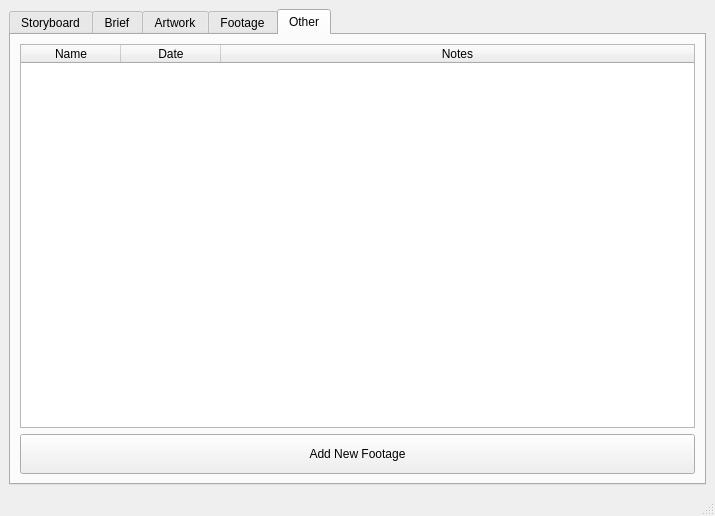
<?xml version="1.0" encoding="UTF-8"?>
<ui version="4.0">
 <class>MainWindow</class>
 <widget class="QMainWindow" name="MainWindow">
  <property name="geometry">
   <rect>
    <x>0</x>
    <y>0</y>
    <width>715</width>
    <height>516</height>
   </rect>
  </property>
  <property name="windowTitle">
   <string notr="true">Project Materials</string>
  </property>
  <property name="toolTip">
   <string notr="true"/>
  </property>
  <property name="statusTip">
   <string notr="true"/>
  </property>
  <property name="whatsThis">
   <string notr="true"/>
  </property>
  <property name="accessibleName">
   <string notr="true"/>
  </property>
  <property name="accessibleDescription">
   <string notr="true"/>
  </property>
  <property name="windowFilePath">
   <string notr="true"/>
  </property>
  <widget class="QWidget" name="centralwidget">
   <property name="toolTip">
    <string notr="true"/>
   </property>
   <property name="statusTip">
    <string notr="true"/>
   </property>
   <property name="whatsThis">
    <string notr="true"/>
   </property>
   <property name="accessibleName">
    <string notr="true"/>
   </property>
   <property name="accessibleDescription">
    <string notr="true"/>
   </property>
   <layout class="QVBoxLayout" name="verticalLayout_6">
    <item>
     <widget class="QTabWidget" name="tabWidget">
      <property name="toolTip">
       <string notr="true"/>
      </property>
      <property name="statusTip">
       <string notr="true"/>
      </property>
      <property name="whatsThis">
       <string notr="true"/>
      </property>
      <property name="accessibleName">
       <string notr="true"/>
      </property>
      <property name="accessibleDescription">
       <string notr="true"/>
      </property>
      <property name="currentIndex">
       <number>4</number>
      </property>
      <widget class="QWidget" name="stb_tab">
       <property name="toolTip">
        <string notr="true"/>
       </property>
       <property name="statusTip">
        <string notr="true"/>
       </property>
       <property name="whatsThis">
        <string notr="true"/>
       </property>
       <property name="accessibleName">
        <string notr="true"/>
       </property>
       <property name="accessibleDescription">
        <string notr="true"/>
       </property>
       <attribute name="title">
        <string notr="true">Storyboard</string>
       </attribute>
       <layout class="QVBoxLayout" name="verticalLayout_5">
        <item>
         <layout class="QHBoxLayout" name="horizontalLayout">
          <item>
           <widget class="QLabel" name="stb_label">
            <property name="sizePolicy">
             <sizepolicy hsizetype="Preferred" vsizetype="Preferred">
              <horstretch>0</horstretch>
              <verstretch>0</verstretch>
             </sizepolicy>
            </property>
            <property name="minimumSize">
             <size>
              <width>221</width>
              <height>124</height>
             </size>
            </property>
            <property name="maximumSize">
             <size>
              <width>9999</width>
              <height>9999</height>
             </size>
            </property>
            <property name="sizeIncrement">
             <size>
              <width>1</width>
              <height>1</height>
             </size>
            </property>
            <property name="baseSize">
             <size>
              <width>0</width>
              <height>0</height>
             </size>
            </property>
            <property name="toolTip">
             <string notr="true"/>
            </property>
            <property name="statusTip">
             <string notr="true"/>
            </property>
            <property name="whatsThis">
             <string notr="true"/>
            </property>
            <property name="accessibleName">
             <string notr="true"/>
            </property>
            <property name="accessibleDescription">
             <string notr="true"/>
            </property>
            <property name="frameShape">
             <enum>QFrame::Box</enum>
            </property>
            <property name="text">
             <string notr="true">Storyboard</string>
            </property>
            <property name="scaledContents">
             <bool>false</bool>
            </property>
            <property name="alignment">
             <set>Qt::AlignCenter</set>
            </property>
            <property name="margin">
             <number>0</number>
            </property>
           </widget>
          </item>
          <item>
           <widget class="QTableWidget" name="stb_tableWidget">
            <property name="sizePolicy">
             <sizepolicy hsizetype="Preferred" vsizetype="Preferred">
              <horstretch>0</horstretch>
              <verstretch>0</verstretch>
             </sizepolicy>
            </property>
            <property name="toolTip">
             <string notr="true"/>
            </property>
            <property name="statusTip">
             <string notr="true"/>
            </property>
            <property name="whatsThis">
             <string notr="true"/>
            </property>
            <property name="accessibleName">
             <string notr="true"/>
            </property>
            <property name="accessibleDescription">
             <string notr="true"/>
            </property>
            <attribute name="horizontalHeaderStretchLastSection">
             <bool>true</bool>
            </attribute>
            <column>
             <property name="text">
              <string notr="true">Name</string>
             </property>
            </column>
            <column>
             <property name="text">
              <string notr="true">Date</string>
             </property>
            </column>
           </widget>
          </item>
         </layout>
        </item>
        <item>
         <widget class="QPushButton" name="addStb_pushButton">
          <property name="minimumSize">
           <size>
            <width>0</width>
            <height>40</height>
           </size>
          </property>
          <property name="toolTip">
           <string notr="true"/>
          </property>
          <property name="statusTip">
           <string notr="true"/>
          </property>
          <property name="whatsThis">
           <string notr="true"/>
          </property>
          <property name="accessibleName">
           <string notr="true"/>
          </property>
          <property name="accessibleDescription">
           <string notr="true"/>
          </property>
          <property name="text">
           <string notr="true">Add New Storyboard</string>
          </property>
         </widget>
        </item>
       </layout>
      </widget>
      <widget class="QWidget" name="brief_tab">
       <property name="toolTip">
        <string notr="true"/>
       </property>
       <property name="statusTip">
        <string notr="true"/>
       </property>
       <property name="whatsThis">
        <string notr="true"/>
       </property>
       <property name="accessibleName">
        <string notr="true"/>
       </property>
       <property name="accessibleDescription">
        <string notr="true"/>
       </property>
       <attribute name="title">
        <string notr="true">Brief</string>
       </attribute>
       <layout class="QVBoxLayout" name="verticalLayout_4">
        <item>
         <layout class="QHBoxLayout" name="horizontalLayout_2">
          <item>
           <widget class="QTextEdit" name="brief_textEdit">
            <property name="toolTip">
             <string notr="true"/>
            </property>
            <property name="statusTip">
             <string notr="true"/>
            </property>
            <property name="whatsThis">
             <string notr="true"/>
            </property>
            <property name="accessibleName">
             <string notr="true"/>
            </property>
            <property name="accessibleDescription">
             <string notr="true"/>
            </property>
           </widget>
          </item>
          <item>
           <widget class="QTableWidget" name="brief_tableWidget">
            <property name="sizePolicy">
             <sizepolicy hsizetype="Preferred" vsizetype="Preferred">
              <horstretch>0</horstretch>
              <verstretch>0</verstretch>
             </sizepolicy>
            </property>
            <property name="toolTip">
             <string notr="true"/>
            </property>
            <property name="statusTip">
             <string notr="true"/>
            </property>
            <property name="whatsThis">
             <string notr="true"/>
            </property>
            <property name="accessibleName">
             <string notr="true"/>
            </property>
            <property name="accessibleDescription">
             <string notr="true"/>
            </property>
            <attribute name="horizontalHeaderStretchLastSection">
             <bool>true</bool>
            </attribute>
            <column>
             <property name="text">
              <string notr="true">Name</string>
             </property>
            </column>
            <column>
             <property name="text">
              <string notr="true">Date</string>
             </property>
            </column>
           </widget>
          </item>
         </layout>
        </item>
        <item>
         <widget class="QPushButton" name="addBrief_pushButton">
          <property name="minimumSize">
           <size>
            <width>0</width>
            <height>40</height>
           </size>
          </property>
          <property name="text">
           <string notr="true">Add New Document</string>
          </property>
         </widget>
        </item>
       </layout>
      </widget>
      <widget class="QWidget" name="artwork_tab">
       <property name="toolTip">
        <string notr="true"/>
       </property>
       <property name="statusTip">
        <string notr="true"/>
       </property>
       <property name="whatsThis">
        <string notr="true"/>
       </property>
       <property name="accessibleName">
        <string notr="true"/>
       </property>
       <property name="accessibleDescription">
        <string notr="true"/>
       </property>
       <attribute name="title">
        <string notr="true">Artwork</string>
       </attribute>
       <layout class="QVBoxLayout" name="verticalLayout_3">
        <item>
         <widget class="QTableWidget" name="artwork_tableWidget">
          <property name="sizePolicy">
           <sizepolicy hsizetype="Preferred" vsizetype="Preferred">
            <horstretch>0</horstretch>
            <verstretch>0</verstretch>
           </sizepolicy>
          </property>
          <property name="toolTip">
           <string notr="true"/>
          </property>
          <property name="statusTip">
           <string notr="true"/>
          </property>
          <property name="whatsThis">
           <string notr="true"/>
          </property>
          <property name="accessibleName">
           <string notr="true"/>
          </property>
          <property name="accessibleDescription">
           <string notr="true"/>
          </property>
          <attribute name="horizontalHeaderStretchLastSection">
           <bool>true</bool>
          </attribute>
          <column>
           <property name="text">
            <string notr="true">Name</string>
           </property>
          </column>
          <column>
           <property name="text">
            <string notr="true">Date</string>
           </property>
          </column>
          <column>
           <property name="text">
            <string notr="true">Notes</string>
           </property>
          </column>
         </widget>
        </item>
        <item>
         <widget class="QPushButton" name="addArtwork_pushButton">
          <property name="minimumSize">
           <size>
            <width>0</width>
            <height>40</height>
           </size>
          </property>
          <property name="toolTip">
           <string notr="true"/>
          </property>
          <property name="statusTip">
           <string notr="true"/>
          </property>
          <property name="whatsThis">
           <string notr="true"/>
          </property>
          <property name="accessibleName">
           <string notr="true"/>
          </property>
          <property name="accessibleDescription">
           <string notr="true"/>
          </property>
          <property name="text">
           <string notr="true">Add New Artwork (Folder)</string>
          </property>
          <property name="shortcut">
           <string notr="true"/>
          </property>
         </widget>
        </item>
       </layout>
      </widget>
      <widget class="QWidget" name="footage_tab">
       <property name="toolTip">
        <string notr="true"/>
       </property>
       <property name="statusTip">
        <string notr="true"/>
       </property>
       <property name="whatsThis">
        <string notr="true"/>
       </property>
       <property name="accessibleName">
        <string notr="true"/>
       </property>
       <property name="accessibleDescription">
        <string notr="true"/>
       </property>
       <attribute name="title">
        <string notr="true">Footage</string>
       </attribute>
       <layout class="QVBoxLayout" name="verticalLayout_2">
        <item>
         <widget class="QTableWidget" name="footage_tableWidget">
          <property name="sizePolicy">
           <sizepolicy hsizetype="Preferred" vsizetype="Preferred">
            <horstretch>0</horstretch>
            <verstretch>0</verstretch>
           </sizepolicy>
          </property>
          <property name="toolTip">
           <string notr="true"/>
          </property>
          <property name="statusTip">
           <string notr="true"/>
          </property>
          <property name="whatsThis">
           <string notr="true"/>
          </property>
          <property name="accessibleName">
           <string notr="true"/>
          </property>
          <property name="accessibleDescription">
           <string notr="true"/>
          </property>
          <attribute name="horizontalHeaderStretchLastSection">
           <bool>true</bool>
          </attribute>
          <column>
           <property name="text">
            <string notr="true">Name</string>
           </property>
          </column>
          <column>
           <property name="text">
            <string notr="true">Date</string>
           </property>
          </column>
          <column>
           <property name="text">
            <string notr="true">Notes</string>
           </property>
          </column>
         </widget>
        </item>
        <item>
         <widget class="QPushButton" name="addFootage_pushButton">
          <property name="minimumSize">
           <size>
            <width>0</width>
            <height>40</height>
           </size>
          </property>
          <property name="toolTip">
           <string notr="true"/>
          </property>
          <property name="statusTip">
           <string notr="true"/>
          </property>
          <property name="whatsThis">
           <string notr="true"/>
          </property>
          <property name="accessibleName">
           <string notr="true"/>
          </property>
          <property name="accessibleDescription">
           <string notr="true"/>
          </property>
          <property name="text">
           <string notr="true">Add New Footage</string>
          </property>
         </widget>
        </item>
       </layout>
      </widget>
      <widget class="QWidget" name="other_tab">
       <property name="toolTip">
        <string notr="true"/>
       </property>
       <property name="statusTip">
        <string notr="true"/>
       </property>
       <property name="whatsThis">
        <string notr="true"/>
       </property>
       <property name="accessibleName">
        <string notr="true"/>
       </property>
       <property name="accessibleDescription">
        <string notr="true"/>
       </property>
       <attribute name="title">
        <string notr="true">Other</string>
       </attribute>
       <layout class="QVBoxLayout" name="verticalLayout">
        <item>
         <widget class="QTableWidget" name="other_tableWidget">
          <property name="sizePolicy">
           <sizepolicy hsizetype="Preferred" vsizetype="Preferred">
            <horstretch>0</horstretch>
            <verstretch>0</verstretch>
           </sizepolicy>
          </property>
          <property name="toolTip">
           <string notr="true"/>
          </property>
          <property name="statusTip">
           <string notr="true"/>
          </property>
          <property name="whatsThis">
           <string notr="true"/>
          </property>
          <property name="accessibleName">
           <string notr="true"/>
          </property>
          <property name="accessibleDescription">
           <string notr="true"/>
          </property>
          <property name="columnCount">
           <number>3</number>
          </property>
          <attribute name="horizontalHeaderCascadingSectionResizes">
           <bool>false</bool>
          </attribute>
          <attribute name="horizontalHeaderDefaultSectionSize">
           <number>100</number>
          </attribute>
          <attribute name="horizontalHeaderMinimumSectionSize">
           <number>35</number>
          </attribute>
          <attribute name="horizontalHeaderShowSortIndicator" stdset="0">
           <bool>false</bool>
          </attribute>
          <attribute name="horizontalHeaderStretchLastSection">
           <bool>true</bool>
          </attribute>
          <attribute name="verticalHeaderVisible">
           <bool>false</bool>
          </attribute>
          <attribute name="verticalHeaderMinimumSectionSize">
           <number>19</number>
          </attribute>
          <attribute name="verticalHeaderStretchLastSection">
           <bool>false</bool>
          </attribute>
          <column>
           <property name="text">
            <string notr="true">Name</string>
           </property>
           <property name="toolTip">
            <string notr="true"/>
           </property>
           <property name="whatsThis">
            <string notr="true"/>
           </property>
          </column>
          <column>
           <property name="text">
            <string notr="true">Date</string>
           </property>
           <property name="toolTip">
            <string notr="true"/>
           </property>
           <property name="whatsThis">
            <string notr="true"/>
           </property>
          </column>
          <column>
           <property name="text">
            <string notr="true">Notes</string>
           </property>
           <property name="toolTip">
            <string notr="true"/>
           </property>
           <property name="whatsThis">
            <string notr="true"/>
           </property>
          </column>
         </widget>
        </item>
        <item>
         <widget class="QPushButton" name="addOther_pushButton">
          <property name="minimumSize">
           <size>
            <width>0</width>
            <height>40</height>
           </size>
          </property>
          <property name="toolTip">
           <string notr="true"/>
          </property>
          <property name="statusTip">
           <string notr="true"/>
          </property>
          <property name="whatsThis">
           <string notr="true"/>
          </property>
          <property name="accessibleName">
           <string notr="true"/>
          </property>
          <property name="accessibleDescription">
           <string notr="true"/>
          </property>
          <property name="text">
           <string notr="true">Add New Footage</string>
          </property>
          <property name="shortcut">
           <string notr="true"/>
          </property>
         </widget>
        </item>
       </layout>
      </widget>
     </widget>
    </item>
   </layout>
  </widget>
  <widget class="QMenuBar" name="menubar">
   <property name="geometry">
    <rect>
     <x>0</x>
     <y>0</y>
     <width>715</width>
     <height>21</height>
    </rect>
   </property>
   <property name="toolTip">
    <string notr="true"/>
   </property>
   <property name="statusTip">
    <string notr="true"/>
   </property>
   <property name="whatsThis">
    <string notr="true"/>
   </property>
   <property name="accessibleName">
    <string notr="true"/>
   </property>
   <property name="accessibleDescription">
    <string notr="true"/>
   </property>
  </widget>
  <widget class="QStatusBar" name="statusbar">
   <property name="toolTip">
    <string notr="true"/>
   </property>
   <property name="statusTip">
    <string notr="true"/>
   </property>
   <property name="whatsThis">
    <string notr="true"/>
   </property>
   <property name="accessibleName">
    <string notr="true"/>
   </property>
   <property name="accessibleDescription">
    <string notr="true"/>
   </property>
  </widget>
 </widget>
 <resources/>
 <connections/>
</ui>
